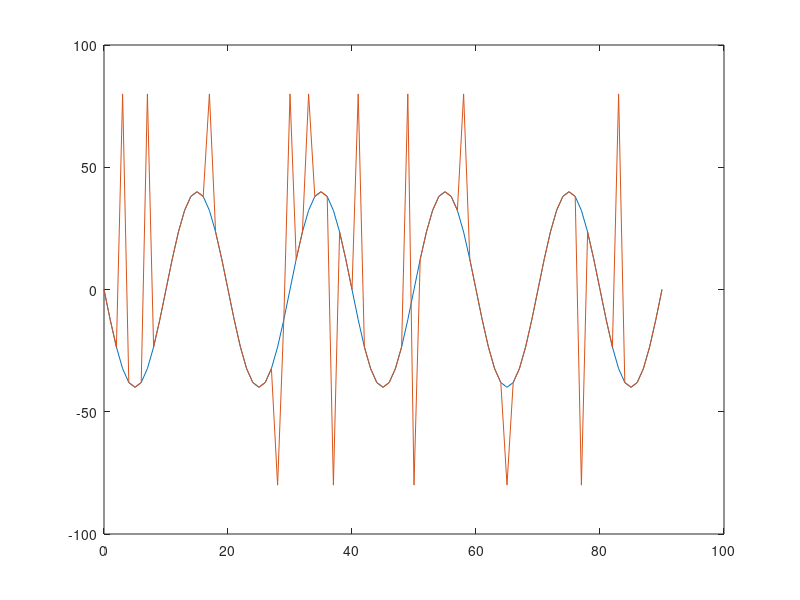

MATLAB code for this plot: (Note: this script raises an error after producing the figure.)
N = 8
f_in = ones([1,N])./N;


t  = 1:.1:10;
t_in = 0:length(t)-1;
f0 = .5
A = 40;
x = A*(sin(2*pi*f0*t))

plot(t_in,x)

% salt and pepper noise
x1 = x;

snr = 15;
ns = fix((length(t)-1)*rand(1,snr))
ns_data = 80*(1-2*(rand(1,snr)> .5))
x1(ns)=ns_data;

hold on 
plot(t_in,x1)

% gaussian noise

snr = 40*.3
ns = snr*2*(rand(1,length(t_in))-.5)

x = x + ns;
plot(t_in,x2)

%% test cascade

t = 0:99;
x = zeros(1,100);

x(10)=80;

%% F64

f_64 = ones(1,64)/64;